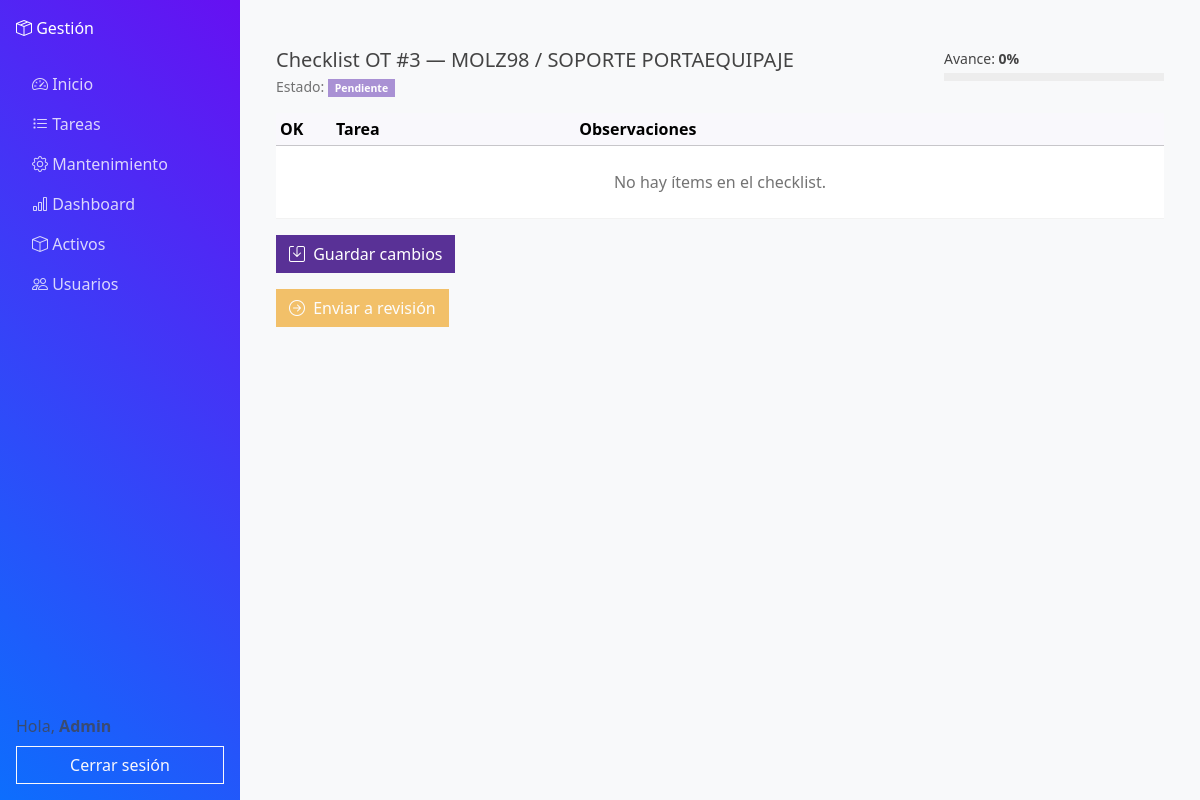
Page /activos/mantenimiento/3/checklist/ (signed in) on the committed database.
### activos/models.py (models this page shows, shortened)
class RegistroMantenimiento(models.Model):
    activo = models.ForeignKey(Activo, on_delete=models.CASCADE, related_name="mantenimientos")
    estado = models.CharField(max_length=3, choices=EstadoOT.choices, default=EstadoOT.PEN)
    tipo = models.CharField(max_length=3, choices=TipoOT.choices, default=TipoOT.PRE)
    titulo = models.CharField(max_length=160, default="", blank=False)
    descripcion = models.TextField(blank=True, default="")
    prioridad = models.CharField(max_length=4, choices=PrioridadOT.choices, default=PrioridadOT.NONE)
    fecha_inicio = models.DateField(null=True, blank=True)
    vencimiento = models.DateField(null=True, blank=True)
    recurrencia = models.CharField(max_length=5, choices=RecurrenciaOT.choices, default=RecurrenciaOT.NONE)
    tiempo_estimado_minutos = models.PositiveIntegerField(default=0)
    ubicacion = models.ForeignKey(Ubicacion, null=True, blank=True, on_delete=models.SET_NULL, related_name="ordenes")
    falla = models.ForeignKey("CatalogoFalla", null=True, blank=True, on_delete=models.SET_NULL, related_name="ots")
    plantilla_aplicada = models.ForeignKey(
        "PlantillaChecklist", null=True, blank=True, on_delete=models.SET_NULL, related_name="ots_usadas"
    )
    fecha_creacion = models.DateTimeField(auto_now_add=True)
    fecha_inicio_ejecucion = models.DateTimeField(null=True, blank=True)
    fecha_fin_ejecucion = models.DateTimeField(null=True, blank=True)
    fecha_cierre = models.DateTimeField(null=True, blank=True)
    anio_ejecucion = models.PositiveSmallIntegerField(null=True, blank=True)
    semana_ejecucion = models.PositiveSmallIntegerField(null=True, blank=True)
    lectura_ejecucion = models.DecimalField(max_digits=12, decimal_places=2, null=True, blank=True)
    creado_por = models.ForeignKey(settings.AUTH_USER_MODEL, on_delete=models.SET_NULL, null=True, related_name="ordenes_creadas")
    asignado_a = models.ForeignKey(settings.AUTH_USER_MODEL, on_delete=models.SET_NULL, null=True, blank=True, related_name="tareas_asignadas")
    completado_por = models.ForeignKey(settings.AUTH_USER_MODEL, on_delete=models.SET_NULL, null=True, blank=True, related_name="tareas_completadas")
    def aplicar_plantilla(self, plantilla: "PlantillaChecklist"):
        items = [
            DetalleMantenimiento(
                registro=self,
                tarea=it.tarea,
                obligatorio=it.obligatorio,
                requiere_evidencia=getattr(it, "requiere_evidencia", False),
                orden=it.orden,
            )
            for it in plantilla.items.select_related("tarea").all()
        ]
        DetalleMantenimiento.objects.filter(registro=self).delete()
        if items:
            DetalleMantenimiento.objects.bulk_create(items, batch_size=200)
        self.plantilla_aplicada = plantilla
        self.save(update_fields=["plantilla_aplicada"])
    @property
    def porcentaje_avance(self) -> int:
        total = self.detalles.count()
        if total == 0:
            return 0
        hechos = self.detalles.filter(completado=True).count()
        return round(100 * hechos / total)
    class Meta:
        indexes = [
            models.Index(fields=["estado"]),
            models.Index(fields=["tipo"]),
            models.Index(fields=["prioridad"]),
            models.Index(fields=["-fecha_creacion"]),
            models.Index(fields=["-fecha_inicio_ejecucion"]),
            models.Index(fields=["-fecha_cierre"]),
            models.Index(fields=["vencimiento"]),
            models.Index(fields=["activo"]),
            models.Index(fields=["asignado_a"]),
            models.Index(fields=["ubicacion"]),
        ]
        ordering = ["-fecha_creacion", "-id"]

class Activo(models.Model):
    codigo = models.CharField(max_length=100, unique=True, verbose_name="Código")
    numero_activo = models.CharField(max_length=255, verbose_name="# Activo")
    nombre = models.CharField(max_length=255, verbose_name="Nombre")
    peso = models.DecimalField(max_digits=10, decimal_places=2, null=True, blank=True, verbose_name="Peso")
    familia = models.ForeignKey("FamiliaActivo", null=True, blank=True, on_delete=models.SET_NULL, related_name="activos")
    categoria = models.ForeignKey("CategoriaActivo", null=True, blank=True, on_delete=models.SET_NULL, related_name="activos")
    estado = models.ForeignKey("EstadoActivo", null=True, blank=True, on_delete=models.SET_NULL, related_name="activos")
    ubicacion = models.ForeignKey("Ubicacion", null=True, blank=True, on_delete=models.SET_NULL, related_name="activos")
    qr_code = models.ImageField(upload_to="qr_codes", blank=True, null=True)

### activos/views.py (the view)
# urls.py: path("mantenimiento/<int:pk>/checklist/", views.checklist_mantenimiento, name="checklist_mantenimiento"),
@login_required
def checklist_mantenimiento(request, pk: int):
    ot = get_object_or_404(
        RegistroMantenimiento.objects.select_related("activo"), pk=pk
    )
    _ensure_checklist_exists(ot)
    items = ot.detalles.select_related("tarea").prefetch_related("evidencias")
    return render(
        request,
        "activos/checklist_mantenimiento.html",
        {"ot": ot, "items_checklist": items},
    )

### activos/views.py (called while the page is built, shortened)
def _apply_best_template_or_fallback(ot: RegistroMantenimiento):
    plantilla = (
        PlantillaChecklist.objects.filter(activo=ot.activo, vigente=True).first()
        or PlantillaChecklist.objects.filter(familia=ot.activo.familia, vigente=True).first()
        or PlantillaChecklist.objects.filter(falla=ot.falla, vigente=True).first()
    )
    if plantilla:
        ot.aplicar_plantilla(plantilla)
        return "plantilla"

def _ensure_checklist_exists(ot: RegistroMantenimiento):
    if not ot.detalles.exists():
        _apply_best_template_or_fallback(ot)

### activos/templates/activos/checklist_mantenimiento.html (shortened to what this page needs)
{% extends "core/base.html" %}
{% block content %}
<div class="container py-4">
  <div class="d-flex justify-content-between align-items-start mb-3">
    <div>
      <h1 class="h5 mb-1">Checklist OT #{{ ot.id }} — {{ ot.activo.codigo }} / {{ ot.activo.nombre }}</h1>
      <div class="small text-muted">
        Estado:
        {% if ot.estado == 'PEN' %}
          <span class="badge text-bg-secondary">Pendiente</span>
        {% elif ot.estado == 'PRO' %}
          <span class="badge text-bg-info">En Progreso</span>
        {% elif ot.estado == 'REV' %}
          <span class="badge text-bg-warning">Pend. Revisión</span>
        {% elif ot.estado == 'COM' %}
          <span class="badge text-bg-success">Completada</span>
        {% endif %}
      </div>
    </div>
    <div class="ms-3" style="min-width:220px;">
      <div class="small mb-1">Avance: <strong>{{ ot.porcentaje_avance }}%</strong></div>
      <div class="progress" style="height:8px;">
      </div>
    </div>
  </div>
  <form method="post" class="mb-3" enctype="multipart/form-data">
    <div class="table-responsive">
      <table class="table table-sm align-middle">
        <thead class="table-light">
          <tr>
            <th style="width: 56px;">OK</th>
            <th>Tarea</th>
            <th>Observaciones</th>
          </tr>
        </thead>
        <tbody>
          {% for det in items_checklist %}
          <tr>
            <td class="text-center">
              <input class="form-check-input" type="checkbox" name="tarea_{{ det.id }}"
                     {% if det.completado %}checked{% endif %}
                     {% if det.requiere_evidencia and not det.evidencias.all %}
                       disabled
                       title="Debes subir una evidencia para poder marcar esta tarea."
                     {% endif %}>
            </td>
            <td>
              <div class="fw-semibold">{{ det.tarea.nombre }}</div>
              {% if det.requiere_evidencia %}
                <span class="badge text-bg-dark">Requiere Evidencia</span>
              {% endif %}
            </td>
            <td>
              <textarea class="form-control form-control-sm" name="obs_{{ det.id }}" rows="1"
                        placeholder="Opcional">{{ det.observaciones|default_if_none:"" }}</textarea>
            </td>
          </tr>
          {% if det.requiere_evidencia %}
          <tr class="evidence-row">
            <td></td>
            <td colspan="2">
              <div class="p-2 border-top">
                <input type="hidden" name="detalle_id_{{ det.id }}" value="{{ det.id }}">
                <div class="d-flex gap-2 align-items-center mb-2">
                  <input type="file" name="archivo_{{ det.id }}" class="form-control form-control-sm" />
                  <button type="submit" name="upload_evidencia" value="{{ det.id }}"
                          class="btn btn-sm btn-outline-secondary" title="Subir Evidencia">
                    <i class="bi bi-upload"></i> Subir
                  </button>
                </div>
                <div class="small">
                  {% for evidencia in det.evidencias.all %}
                    <div class="d-flex align-items-center">
                      <a href="{{ evidencia.archivo.url }}" target="_blank" class="text-decoration-none">
                        <i class="bi bi-file-earmark-text me-1"></i>
                        {{ evidencia.archivo.name|truncatechars:35 }}
                      </a>
                      {% if evidencia.subido_por %}
                        <span class="text-muted ms-2">({{ evidencia.subido_por.username }})</span>
                      {% endif %}
                    </div>
                  {% empty %}
                    <span class="text-muted small">No hay evidencias subidas para esta tarea.</span>
                  {% endfor %}
                </div>
              </div>
            </td>
          </tr>
          {% endif %}
          {% empty %}
          <tr>
            <td colspan="3" class="text-center text-muted py-4">No hay ítems en el checklist.</td>
          </tr>
          {% endfor %}
        </tbody>
      </table>
    </div>
    <div class="d-flex gap-2">
      <button class="btn btn-primary" type="submit" name="guardar_checklist" value="1">
        <i class="bi bi-save me-1"></i> Guardar cambios
      </button>
    </div>
  </form>
  <div class="d-flex gap-2 mt-2">
    <form method="post" action="{% url 'activos:cambiar_estado_ot' ot.id %}">
      <button class="btn btn-warning" type="submit"
              {% if ot.porcentaje_avance < 100 or ot.estado != 'PRO' %}disabled{% endif %}>
        <i class="bi bi-arrow-right-circle me-1"></i> Enviar a revisión
      </button>
    </form>
  </div>
</div>
{% endblock %}

### core/templates/core/base.html (shortened to what this page needs)
{% load static %}
<!DOCTYPE html>
<html lang="es">
<head>
  <link rel="stylesheet"
        href="https://cdn.jsdelivr.net/npm/bootswatch@5.3.3/dist/pulse/bootstrap.min.css">
  <link rel="stylesheet"
        href="https://cdn.jsdelivr.net/npm/bootstrap-icons@1.11.3/font/bootstrap-icons.min.css">
  <link rel="stylesheet" href="{% static 'core/style.css' %}">
</head>
<body>
<div class="d-flex">
  <nav id="sidebar" class="d-flex flex-column p-3 text-white">
    <a href="/" class="navbar-brand text-white mb-4">
      <i class="bi bi-box-seam"></i> Gestión
    </a>
    <ul class="nav nav-pills flex-column mb-auto">
      <li class="nav-item">
        <a href="{% url 'home' %}" class="nav-link {% if section == 'home' %}active{% endif %}">
          <i class="bi bi-speedometer2"></i> Inicio
        </a>
      </li>
      <li>
                <a href="{% url 'activos:mis_tareas' %}" class="nav-link {% if section == 'tareas' %}active{% endif %}">
          <i class="bi bi-list-task"></i> Tareas
        </a>
      </li>
      <li>
        <a href="{% url 'activos:ordenes_list' %}" class="nav-link {% if section == 'mantenimiento' %}active{% endif %}">
          <i class="bi bi-gear"></i> Mantenimiento
        </a>
      </li>
      <li>
        <a href="{% url 'dashboard_novedades' %}" class="nav-link {% if section == 'dashboard' %}active{% endif %}">
          <i class="bi bi-bar-chart"></i> Dashboard
        </a>
      </li>
      <li>
        <a href="{% url 'activos:activos_list' %}" class="nav-link {% if section == 'activos' %}active{% endif %}">
          <i class="bi bi-box"></i> Activos
        </a>
      </li>
      <li>
        <a href="{% url 'accounts:users_list' %}" class="nav-link {% if section == 'usuarios' %}active{% endif %}">
          <i class="bi bi-people"></i> Usuarios
        </a>
      </li>
    </ul>
    {% if user.is_authenticated %}
    <div class="mt-auto">
      <span class="text-muted">Hola, <strong>{{ user.username }}</strong></span>
      <form action="{% url 'accounts:logout' %}" method="post" class="mt-2">
        <button class="btn btn-outline-light w-100">Cerrar sesión</button>
      </form>
    </div>
    {% endif %}
  </nav>
  <div class="flex-grow-1 p-4">
    {% block content %}{% endblock %}
  </div>
</div>
</body>
</html>

### core/static/core/style.css (style rules this page uses)
.table td, .table th { vertical-align: middle; }

### core/templates/core/base.html (style rules this page uses)
body { overflow-x: hidden; background-color: #f8f9fa; }
#sidebar { width: 240px; min-height: 100vh; background: linear-gradient(45deg, #0d6efd, #6610f2); }
#sidebar a { color: rgba(255, 255, 255, 0.8); text-decoration: none; }

### rows in the picture
RegistroMantenimiento: id "3", activo.codigo "MOLZ98", activo.nombre "SOPORTE PORTAEQUIPAJE", porcentaje_avance "0"

### other values in the picture
{{ user.username }} "Admin"
